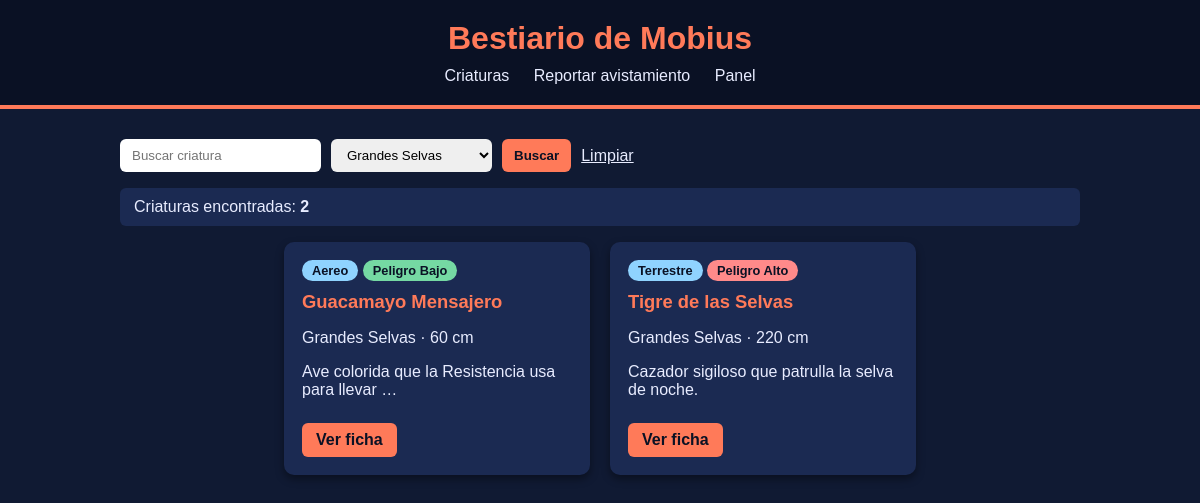
Screenshot of /?habitat=1 with the database file from the repository.
### bestiario/models.py (models this page shows, shortened)
class Criatura(models.Model):
    TIPOS = [
        ('terrestre','Terrestre'),
        ('aereo', 'Aereo'),
        ('acuatico','Acuatico'),
    ]
    habitat = models.ForeignKey(
        Habitat,
        on_delete=models.PROTECT,
        related_name='criaturas',
    )
    nombre = models.CharField(max_length=100)
    tipo = models.CharField(max_length=10,choices=TIPOS)
    peligro = models.PositiveSmallIntegerField(default=1)
    tamano_cm = models.PositiveIntegerField()
    domesticable = models.BooleanField(default=False)
    visible = models.BooleanField(default=True)
    descripcion = models.TextField(blank=True)
    class Meta:
        ordering = ['nombre']
    @property
    def nivel_peligro(self):
        if self.peligro >=8:
            return "Alto"
        if self.peligro >=4:
            return "Medio"
        return "Bajo"

class Habitat(models.Model):
    nombre = models.CharField(max_length=80, unique=True)
    clima = models.CharField(max_length=60)
    descripcion = models.TextField(blank=True)
    class Meta:
        ordering = ['nombre']

### bestiario/views.py (the view)
# urls.py: path('', views.inicio, name='inicio'),
def inicio(request):
    criaturas = Criatura.objects.select_related('habitat').filter(visible=True)
    habitat_id = request.GET.get('habitat',"")
    q = request.GET.get('q',"").strip()
    if habitat_id.isdigit():
        criaturas = criaturas.filter(habitat_id=int(habitat_id))
    if q:
        criaturas = criaturas.filter(nombre__icontains=q)
    contexto = {
        'criaturas': criaturas,
        'habitats': Habitat.objects.all(),
        'habitat_sel': habitat_id,
        'q': q,
    }
    return render(request, 'bestiario/inicio.html', contexto)

### bestiario/templates/bestiario/inicio.html (shortened to what this page needs)
{% extends 'base.html' %}
{% block contenido %}
    <form method="get" class="filtros">
        <input type="text" name="q" value="{{ q }}" placeholder="Buscar criatura">
        <select name="habitat">
            {% for h in habitats %}
                <option value="{{ h.id }}" {% if habitat_sel == h.id|stringformat:"d" %}selected{% endif %}>{{ h.nombre }}</option>
            {% endfor %}
        </select>
        <button type="submit">Buscar</button>
        <a href="{% url 'bestiario:inicio' %}">Limpiar</a>
    </form>
    <p class="resumen">Criaturas encontradas: <strong>{{ criaturas|length }}</strong></p>
    <div class="lista">
    {% for c in criaturas %}
        <div class="tarjeta">
            <span class="tipo">{{ c.get_tipo_display }}</span>
            <span class="nivel nivel-{{ c.nivel_peligro|lower }}">Peligro {{ c.nivel_peligro }}</span>
            <h2>{{ c.nombre }}</h2>
            <p>{{ c.habitat.nombre }} · {{ c.tamano_cm }} cm</p>
            <p>{{ c.descripcion|truncatewords:8 }}</p>
            <a href="{% url 'bestiario:detalle' c.id %}">Ver ficha</a>
        </div>
    {% empty %}
        <p>Todavia no hay criaturas cargadas.</p>
    {% endfor %}
    </div>
{% endblock %}

### static/css/bestiario.css (style rules this page uses)
body { background-color: #101a33; color: #e8ecff; font-family: 'Trebuchet MS', sans-serif; margin: 0; }
.filtros { display: flex; flex-wrap: wrap; gap: 10px; margin-bottom: 15px; }
.filtros input, .filtros select, .filtros button { padding: 8px 12px; border-radius: 6px; border: none; }
.filtros button { background-color: #ff7a59; color: #0a1124; font-weight: bold; cursor: pointer; }
.filtros a { color: #e8ecff; align-self: center; }
.resumen { background-color: #1b2a52; padding: 10px 14px; border-radius: 6px; }
.lista { display: flex; flex-wrap: wrap; gap: 20px; justify-content: center; }
.tarjeta { background-color: #1b2a52; border-radius: 10px; padding: 18px; width: 270px; box-shadow: 0 4px 8px rgba(0, 0, 0, 0.4); }
.tarjeta h2 { color: #ff7a59; font-size: 1.15rem; margin-top: 10px; }
.tarjeta a, .boton { display: inline-block; margin-top: 8px; background-color: #ff7a59; color: #0a1124; padding: 8px 14px; border-radius: 6px; text-decoration: none; font-weight: bold; }
.tipo, .nivel { display: inline-block; padding: 3px 10px; border-radius: 12px; font-size: 0.8rem; font-weight: bold; color: #0a1124; }
.tipo { background-color: #8fd3ff; }
.nivel-bajo { background-color: #75d9a3; }
.nivel-alto { background-color: #ff8a8a; }

### rows the page displays
Criatura: tipo "Aereo", nivel_peligro "Bajo", nombre "Guacamayo Mensajero", habitat.nombre "Grandes Selvas", tamano_cm "60", descripcion "Ave colorida que la Resistencia usa para llevar …"
Criatura: tipo "Terrestre", nivel_peligro "Alto", nombre "Tigre de las Selvas", habitat.nombre "Grandes Selvas", tamano_cm "220", descripcion "Cazador sigiloso que patrulla la selva de noche."

### other values shown
{{ criaturas|length }} "2"
form field habitat "Grandes Selvas"
